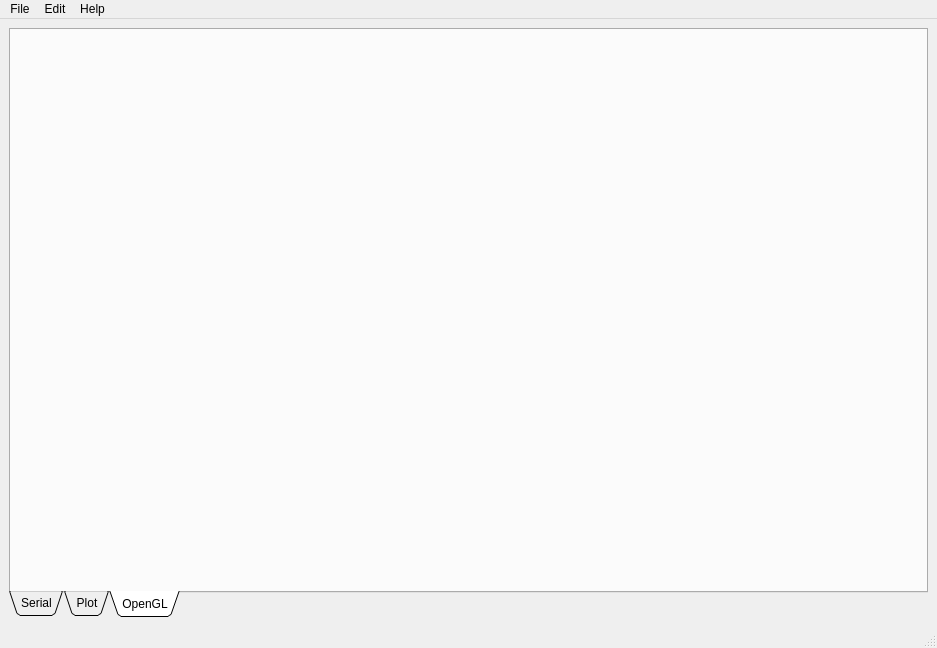
<?xml version="1.0" encoding="UTF-8"?>
<ui version="4.0">
 <class>MainWindow</class>
 <widget class="QMainWindow" name="MainWindow">
  <property name="geometry">
   <rect>
    <x>0</x>
    <y>0</y>
    <width>937</width>
    <height>648</height>
   </rect>
  </property>
  <property name="windowTitle">
   <string>MainWindow</string>
  </property>
  <widget class="QWidget" name="centralwidget">
   <layout class="QVBoxLayout" name="verticalLayout">
    <item>
     <widget class="QTabWidget" name="tabWidget">
      <property name="tabPosition">
       <enum>QTabWidget::South</enum>
      </property>
      <property name="tabShape">
       <enum>QTabWidget::Triangular</enum>
      </property>
      <property name="currentIndex">
       <number>2</number>
      </property>
      <widget class="QWidget" name="tabSerial">
       <attribute name="title">
        <string>Serial</string>
       </attribute>
      </widget>
      <widget class="QWidget" name="tabPlot">
       <attribute name="title">
        <string>Plot</string>
       </attribute>
      </widget>
      <widget class="QWidget" name="tabOpenGL">
       <attribute name="title">
        <string>OpenGL</string>
       </attribute>
      </widget>
     </widget>
    </item>
   </layout>
  </widget>
  <widget class="QMenuBar" name="menubar">
   <property name="geometry">
    <rect>
     <x>0</x>
     <y>0</y>
     <width>937</width>
     <height>31</height>
    </rect>
   </property>
   <widget class="QMenu" name="menuFile">
    <property name="title">
     <string>File</string>
    </property>
    <addaction name="actionNew"/>
    <addaction name="actionOpen"/>
   </widget>
   <widget class="QMenu" name="menuEdit">
    <property name="title">
     <string>Edit</string>
    </property>
   </widget>
   <widget class="QMenu" name="menuHelp">
    <property name="title">
     <string>Help</string>
    </property>
   </widget>
   <addaction name="menuFile"/>
   <addaction name="menuEdit"/>
   <addaction name="menuHelp"/>
  </widget>
  <widget class="QStatusBar" name="statusbar"/>
  <action name="actionNew">
   <property name="text">
    <string>New</string>
   </property>
  </action>
  <action name="actionOpen">
   <property name="text">
    <string>Open</string>
   </property>
  </action>
 </widget>
 <resources/>
 <connections/>
</ui>
